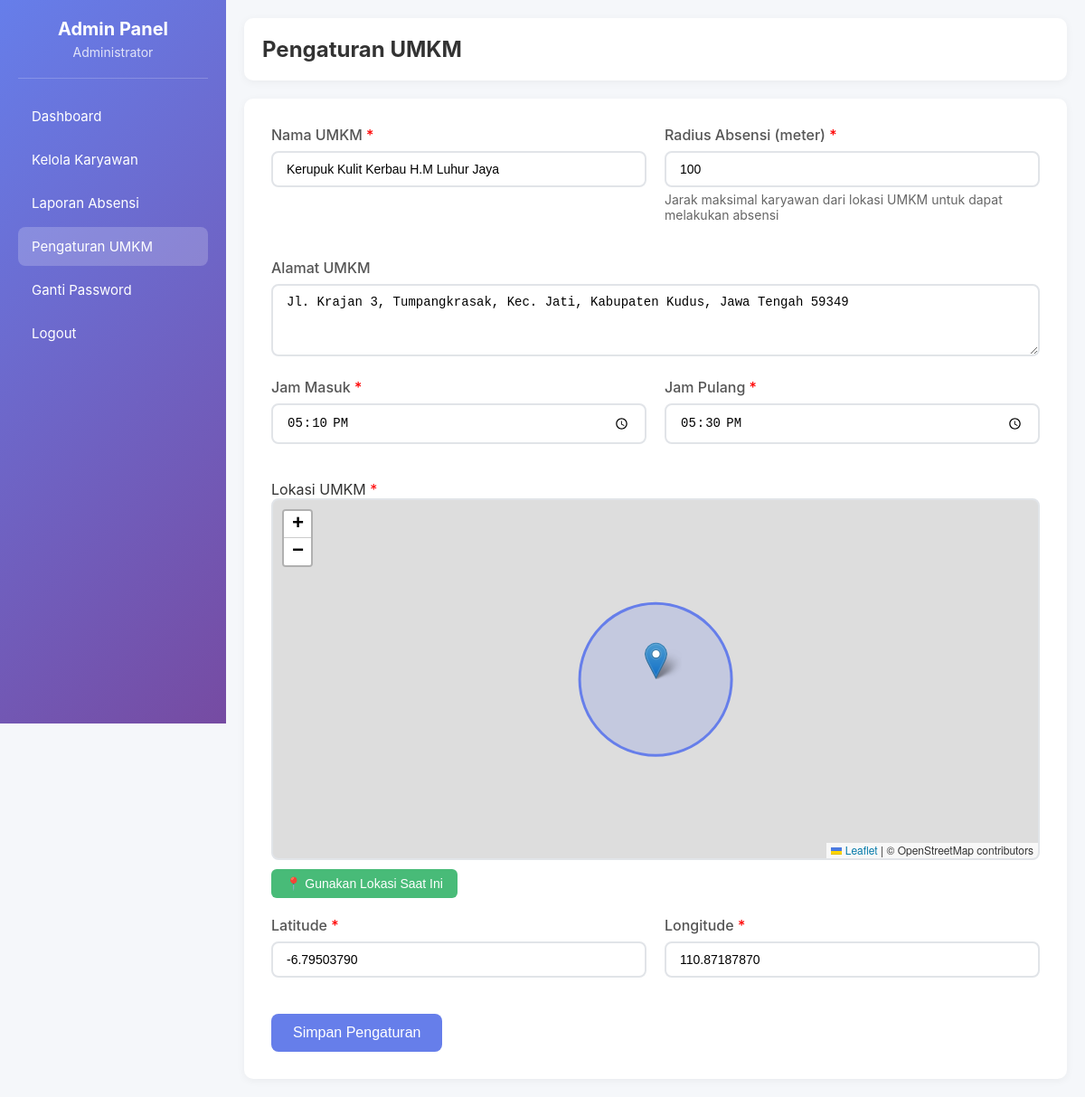
/pengaturan.php (signed in), run on the app's committed database.
### tables this page shows
CREATE TABLE `pengaturan` (
  `id` int NOT NULL,
  `nama_umkm` varchar(100) NOT NULL,
  `alamat` text,
  `latitude` decimal(10,8) NOT NULL,
  `longitude` decimal(11,8) NOT NULL,
  `radius_absen` int DEFAULT '100',
  `jam_masuk` time DEFAULT '08:00:00',
  `jam_pulang` time DEFAULT '17:00:00',
  `updated_at` timestamp NULL DEFAULT CURRENT_TIMESTAMP ON UPDATE CURRENT_TIMESTAMP
);

### pengaturan.php (the view, shortened to what this page needs)
<?php
require_once 'config.php';
$query = "SELECT * FROM pengaturan LIMIT 1";
$result = $conn->query($query);
$pengaturan = $result->fetch_assoc();
?>
<!DOCTYPE html>
<html lang="id">
<head>
    <link rel="stylesheet" href="https://unpkg.com/leaflet@1.9.4/dist/leaflet.css" />
</head>
<body>
    <div class="sidebar" id="sidebar">
        <div class="sidebar-header">
            <h2>Admin Panel</h2>
            <p><?php echo $_SESSION['nama_lengkap']; ?></p>
        </div>
        <ul class="nav-menu">
            <li><a href="dashboard_admin.php">Dashboard</a></li>
            <li><a href="kelola_karyawan.php">Kelola Karyawan</a></li>
            <li><a href="laporan_absensi.php">Laporan Absensi</a></li>
            <li><a href="pengaturan.php" class="active">Pengaturan UMKM</a></li>
            <li><a href="ganti_password.php">Ganti Password</a></li>
            <li><a href="logout.php" onclick="return confirm('Yakin ingin keluar?')">Logout</a></li>
        </ul>
    </div>
    <div class="main-content">
        <div class="header">
            <h1>Pengaturan UMKM</h1>
        </div>
        <div class="form-container">
            <form method="POST">
                <div class="form-grid">
                    <div class="form-group">
                        <label>Nama UMKM <span style="color: red;">*</span></label>
                        <input type="text" name="nama_umkm" class="form-control" value="<?php echo htmlspecialchars($pengaturan['nama_umkm']); ?>" required>
                    </div>
                    <div class="form-group">
                        <label>Radius Absensi (meter) <span style="color: red;">*</span></label>
                        <input type="number" name="radius_absen" class="form-control" value="<?php echo $pengaturan['radius_absen']; ?>" min="10" max="1000" required>
                        <p class="info-text">Jarak maksimal karyawan dari lokasi UMKM untuk dapat melakukan absensi</p>
                    </div>
                </div>
                <div class="form-group">
                    <label>Alamat UMKM</label>
                    <textarea name="alamat" class="form-control"><?php echo htmlspecialchars($pengaturan['alamat']); ?></textarea>
                </div>
                <div class="form-grid">
                    <div class="form-group">
                        <label>Jam Masuk <span style="color: red;">*</span></label>
                        <input type="time" name="jam_masuk" class="form-control" value="<?php echo date('H:i', strtotime($pengaturan['jam_masuk'])); ?>" required>
                    </div>
                    <div class="form-group">
                        <label>Jam Pulang <span style="color: red;">*</span></label>
                        <input type="time" name="jam_pulang" class="form-control" value="<?php echo date('H:i', strtotime($pengaturan['jam_pulang'])); ?>" required>
                    </div>
                </div>
                <div class="map-container">
                    <label>Lokasi UMKM <span style="color: red;">*</span></label>
                    <div id="map"></div>
                    <button type="button" class="location-btn" onclick="getCurrentLocation()">📍 Gunakan Lokasi Saat Ini</button>
                </div>
                <div class="form-grid">
                    <div class="form-group">
                        <label>Latitude <span style="color: red;">*</span></label>
                        <input type="text" name="latitude" id="latitude" class="form-control" value="<?php echo $pengaturan['latitude']; ?>" required>
                    </div>
                    <div class="form-group">
                        <label>Longitude <span style="color: red;">*</span></label>
                        <input type="text" name="longitude" id="longitude" class="form-control" value="<?php echo $pengaturan['longitude']; ?>" required>
                    </div>
                </div>
                <button type="submit" class="btn btn-primary">Simpan Pengaturan</button>
            </form>
        </div>
    </div>
</body>
</html>

### pengaturan.php (style rules this page uses)
* { margin: 0; padding: 0; box-sizing: border-box; }
body { font-family: -apple-system, BlinkMacSystemFont, 'Segoe UI', Roboto, Oxygen, Ubuntu, Cantarell, sans-serif; background-color: #f5f7fa; color: #333; }
.sidebar { position: fixed; left: 0; top: 0; width: 250px; height: 100vh; background: linear-gradient(135deg, #667eea 0%, #764ba2 100%); color: white; padding: 20px; overflow-y: auto; transition: all 0.3s ease; z-index: 1000; }
.sidebar-header { text-align: center; padding-bottom: 20px; border-bottom: 1px solid rgba(255, 255, 255, 0.2); margin-bottom: 20px; }
.sidebar-header h2 { font-size: 20px; margin-bottom: 5px; }
.sidebar-header p { font-size: 14px; opacity: 0.8; }
.nav-menu { list-style: none; }
.nav-menu li { margin-bottom: 5px; }
.nav-menu a { display: block; padding: 12px 15px; color: white; text-decoration: none; border-radius: 8px; transition: all 0.3s ease; font-size: 15px; }
.nav-menu a:hover, .nav-menu a.active { background: rgba(255, 255, 255, 0.2); }
.main-content { margin-left: 250px; padding: 20px; min-height: 100vh; transition: all 0.3s ease; }
.header { background: white; padding: 20px; border-radius: 10px; box-shadow: 0 2px 10px rgba(0, 0, 0, 0.05); margin-bottom: 20px; }
.header h1 { font-size: 24px; color: #333; }
.form-container { background: white; padding: 30px; border-radius: 10px; box-shadow: 0 2px 10px rgba(0, 0, 0, 0.05); }
.form-grid { display: grid; grid-template-columns: repeat(auto-fit, minmax(300px, 1fr)); gap: 20px; margin-bottom: 20px; }
.form-group { margin-bottom: 20px; }
.form-group label { display: block; margin-bottom: 8px; color: #555; font-weight: 500; }
.form-control { width: 100%; padding: 10px 15px; border: 2px solid #e1e4e8; border-radius: 8px; font-size: 14px; transition: all 0.3s ease; }
.btn { padding: 12px 24px; border: none; border-radius: 8px; font-size: 16px; cursor: pointer; transition: all 0.3s ease; text-decoration: none; display: inline-block; }
.btn-primary { background: #667eea; color: white; }
.map-container { margin-bottom: 20px; }
#map { height: 400px; width: 100%; border-radius: 8px; border: 2px solid #e1e4e8; }
.info-text { font-size: 14px; color: #666; margin-top: 5px; }
.location-btn { background: #48bb78; color: white; padding: 8px 16px; border: none; border-radius: 6px; cursor: pointer; font-size: 14px; margin-top: 10px; transition: all 0.3s ease; }
textarea.form-control { resize: vertical; min-height: 80px; }

### data on the page
pengaturan: nama_umkm "Kerupuk Kulit Kerbau H.M Luhur Jaya", radius_absen "100", alamat "Jl. Krajan 3, Tumpangkrasak, Kec. Jati, Kabupaten Kudus, Jawa Tengah 59349", jam_masuk "17:10", jam_pulang "17:30", latitude "-6.79503790", longitude "110.87187870"

### other printed values
$_SESSION['nama_lengkap'] "Administrator"
